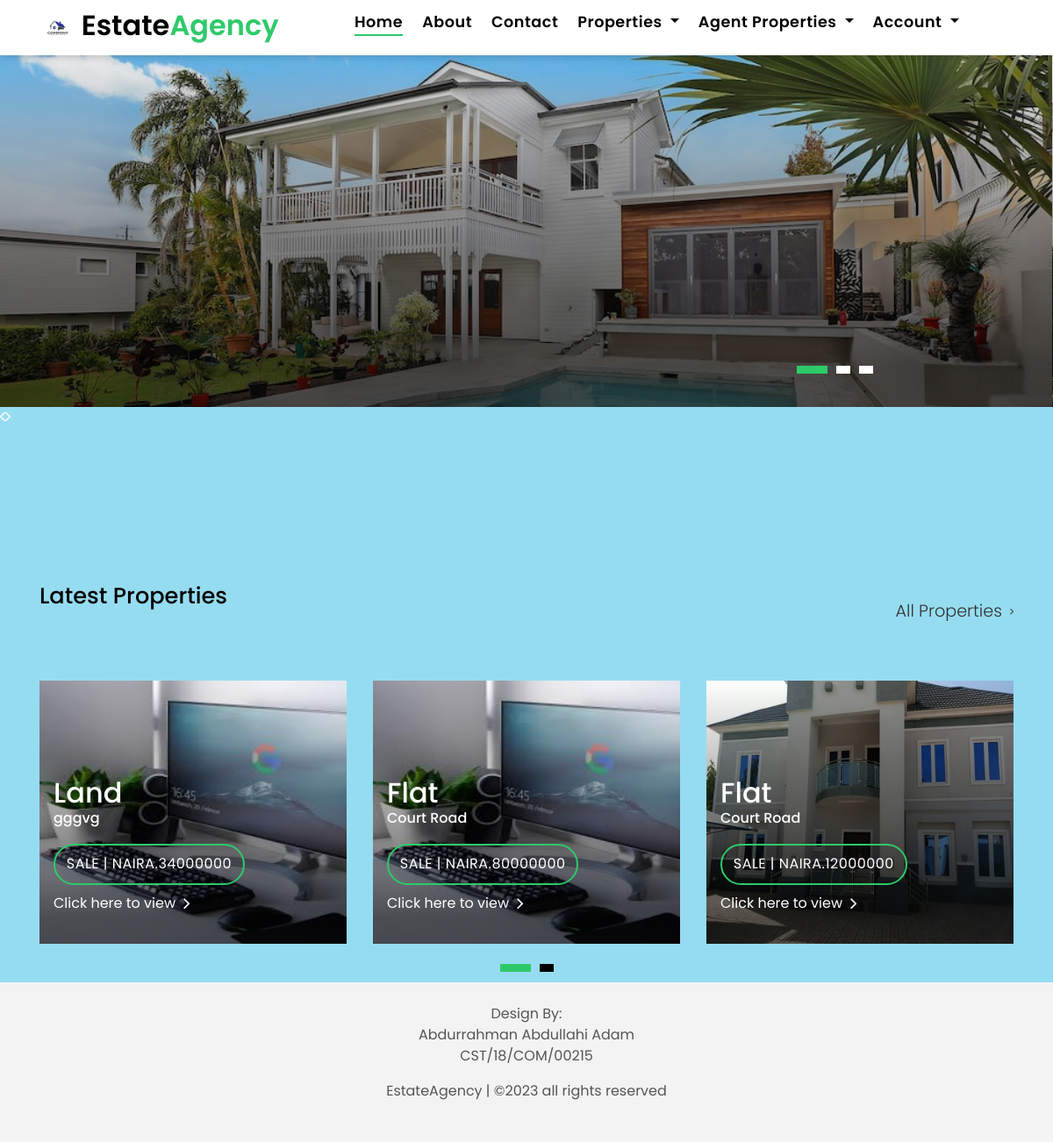
The page / on the database its author committed.
### tables this page shows
CREATE TABLE `lands` (
  `id` int(11) NOT NULL,
  `area` varchar(100) NOT NULL,
  `price` varchar(100) NOT NULL,
  `status` varchar(55) NOT NULL,
  `agent_name` varchar(100) NOT NULL,
  `pic` varchar(255) NOT NULL,
  `pic2` varchar(255) NOT NULL,
  `location` varchar(255) NOT NULL,
  `discription` varchar(255) NOT NULL,
  `Date` datetime NOT NULL,
  `u_id` int(11) NOT NULL,
  `land_status` int(11) NOT NULL
);

CREATE TABLE `flats` (
  `id` int(11) NOT NULL,
  `area` varchar(100) NOT NULL,
  `price` varchar(100) NOT NULL,
  `status` varchar(55) NOT NULL,
  `agent_name` varchar(100) NOT NULL,
  `pic` varchar(255) NOT NULL,
  `pic2` varchar(255) NOT NULL,
  `location` varchar(100) NOT NULL,
  `discription` varchar(255) NOT NULL,
  `Date` datetime NOT NULL,
  `rooms` varchar(20) NOT NULL,
  `bathrooms` varchar(20) NOT NULL,
  `garage` varchar(10) NOT NULL,
  `kitchan` varchar(10) NOT NULL,
  `u_id` int(11) NOT NULL,
  `flat_status` int(11) NOT NULL
);

### index.php (the view, shortened to what this page needs)
<?php
	include_once 'include/head.php';
?>
</head>
<body>
	<?php
		include_once 'include/header.php';
	?>
  <div class="intro intro-carousel">
    <div id="carousel" class="owl-carousel owl-theme">
      <div class="carousel-item-a intro-item bg-image" style="background-image: url(assets/img/Slide_1.jpg)">
        <div class="overlay overlay-a"></div>
      </div>
    </div>
  </div>
  <main id="main">
    <section class="section-property section-t1">
      <div class="container">
        <div class="row">
          <div class="col-md-12">
            <div class="title-wrap d-flex justify-content-between">
              <div class="title-box">
                <h2 class="title-a">Latest Properties</h2>
              </div>
              <div class="title-link">
                <a href="all lands.php">All Properties
                  <span class="ion-ios-arrow-forward"></span>
                </a>
              </div>
            </div>
          </div>
        </div>
        <div id="property-carousel" class="owl-carousel owl-theme">
		<?php
			$qry="SELECT * FROM `lands`";
            $run= mysqli_query($con, $qry);
			if(mysqli_num_rows($run)<1)
			{
				echo " <h1> No Record Found  </h1>";
			}
			else
			{
				while($data = mysqli_fetch_assoc($run))
				{
        ?>
          <div class="carousel-item-b">
            <div class="card-box-a card-shadow">
              <div class="img-box-a">
                <img src="admin/property images/<?php echo $data['pic']; ?>" alt="Property Image"  height="300px">
              </div>
              <div class="card-overlay">
                <div class="card-overlay-a-content">
                  <div class="card-header-a">
                    <h2 class="card-title-a">
                      <a href="single land.php?l_id=<?php echo $data['id'];?>">Land
                        <h6> <?php echo $data['location'];?></a> </h6>
                  </div>
                  <div class="card-body-a">
                    <div class="price-box d-flex">
                      <span class="price-a"><?php echo $data['status'];?> | Naira.<?php echo $data['price'];?></span>
                    </div>
                    <a href="single land.php?l_id=<?php echo $data['id'];?>" class="link-a">Click here to view
                      <span class="ion-ios-arrow-forward"></span>
                    </a>
                  </div>
                </div>
              </div>
            </div>
          </div>
	<?php
				}
			}
			?>
	<?php
	$query="SELECT * FROM `flats`";
				$run2=mysqli_query($con,$query);
				if(mysqli_num_rows($run2)<1)
				{
					echo " <h1> No Record Found  </h1>";
				}
				else
				{
					while($data2 = mysqli_fetch_assoc($run2))
					{
						?>
		   <div class="carousel-item-b">
            <div class="card-box-a card-shadow">
              <div class="img-box-a">
                <img src="admin/property images/<?php echo $data2['pic']; ?>" alt="Property Image"  height="300px">
              </div>
              <div class="card-overlay">
                <div class="card-overlay-a-content">
                  <div class="card-header-a">
                    <h2 class="card-title-a">
						<a  href="single flat.php?f_id=<?php echo $data2['id'];?>"> Flat
                        <h6> <?php echo $data2['location'];?></a> </h6>
                  </div>
                  <div class="card-body-a">
                    <div class="price-box d-flex">
						<span class="price-a"><?php echo $data2['status'];?> | Naira.<?php echo $data2['price'];?></span>
                    </div>
					<a href="single flat.php?f_id=<?php echo $data2['id'];?>" class="link-a">Click here to view
                      <span class="ion-ios-arrow-forward"></span>
                    </a>
                  </div>
                </div>
              </div>
            </div>
          </div>
		  <?php
					}
				}
			?>
        </div>
      </div>
    </section>
  </main>
<?php
	include_once "include/footer.php";
?>
</body>
</html>

### include/head.php (shortened to what this page needs)
<!DOCTYPE html>
<html lang="en">
<head>
  <link href="assets/vendor/bootstrap/css/bootstrap.min.css" rel="stylesheet">
  <link href="assets/vendor/ionicons/css/ionicons.min.css" rel="stylesheet">
  <link href="assets/vendor/animate.css/animate.min.css" rel="stylesheet">
  <link href="assets/vendor/font-awesome/css/font-awesome.min.css" rel="stylesheet">
  <link href="assets/vendor/owl.carousel/assets/owl.carousel.min.css" rel="stylesheet">
  <link href="assets/css/style.css" rel="stylesheet">

### include/header.php (shortened to what this page needs)
<nav class="navbar navbar-default navbar-trans navbar-expand-md fixed-top">
  <div class="container">
    <a class="navbar-brand text-brand" href="index.php"> <img src="images/logo.jpg" width="40" height="30" alt="LOGO"> Estate<span class="color-b">Agency</span></a>
    <div class="navbar-collapse collapse justify-content-center" id="navbarDefault">
      <ul class="navbar-nav">
        <li class="nav-item">
          <a class="nav-link active" href="index.php">Home</a>
        </li>
        <li class="nav-item">
          <a class="nav-link" href="aboutus.php">About </a>
        </li>
   <li class="nav-item">
          <a class="nav-link" href="contactus.php">Contact</a>
        </li>
        <li class="nav-item dropdown">
          <a class="nav-link dropdown-toggle" href="#" id="navbarDropdown" role="button" data-toggle="dropdown" aria-haspopup="true" aria-expanded="false">
            Properties
          </a>
        </li>
  <li class="nav-item dropdown">
          <a class="nav-link dropdown-toggle" href="#" id="navbarDropdown" role="button" data-toggle="dropdown" aria-haspopup="true" aria-expanded="false">
            Agent Properties
          </a>
        </li>
        <li class="nav-item dropdown">
          <a class="nav-link dropdown-toggle" href="#" id="navbarDropdown" role="button" data-toggle="dropdown" aria-haspopup="true" aria-expanded="false">
            Account
          </a>
        </li>
      </ul>
    </div>
  </div>
</nav>

### include/footer.php (shortened to what this page needs)
<footer class="page-footer font-small special-color-dark pt-4">
  <div>Design By:</div>
  <div>Abdurrahman Abdullahi Adam </div>
  <div> CST/18/COM/00215</div>
  <div class="footer-copyright text-center py-3">EstateAgency | ©2023 all rights reserved
  </div>
</footer>

### rows shown on the page
lands: pic (picture), location "gggvg", status "SALE", price "34000000"
flats: pic (picture), location "Court Road", status "SALE", price "80000000"
flats: pic (picture), location "Court Road", status "SALE", price "12000000"
